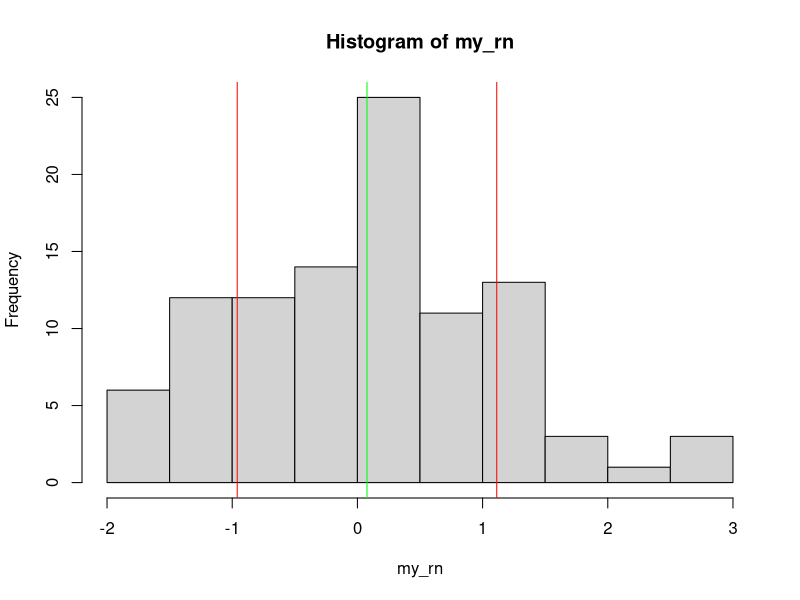

This figure's R source:
## ---- chunk 1
library(knitr)
opts_chunk$set(results='hide')
## ---- chunk 2
v10 = 1:10
length(v10)
## ---- chunk 3
my_rn = rnorm(100)
length(rnorm)
## ---- chunk 4
mean(my_rn)
sd(my_rn)
# another useful summary
summary(my_rn)
## ---- chunk 5
# a couple of options
# Add 5 to every value of my_rn
my_rn2 = my_rn + 5
mean(my_rn2)
## ---- chunk 6
speakers = sample(1:25, replace = FALSE)
# what happens if you use replace=TRUE, the default?
## ---- chunk 7
day1 = speakers[1:13]
day2 = speakers[14:25]
## ---- chunk 8
# first determine the mean
mean(my_rn)
# then, find the sd
sd(my_rn)
# What is one sd below the mean?
mean(my_rn) - sd(my_rn)
# Assign to a variable
below_mean = mean(my_rn) - sd(my_rn)
# Do the comparison
my_rn < below_mean
# We can even capture to a variable
below_mean_index = my_rn < below_mean
# Finally, we can check our answer
my_rn[below_mean_index]
## ---- chunk 9
hist(my_rn)
abline(v = mean(my_rn) - sd(my_rn), col = 'red')
abline(v = mean(my_rn) + sd(my_rn), col = 'red')
abline(v = mean(my_rn), col = 'green')
